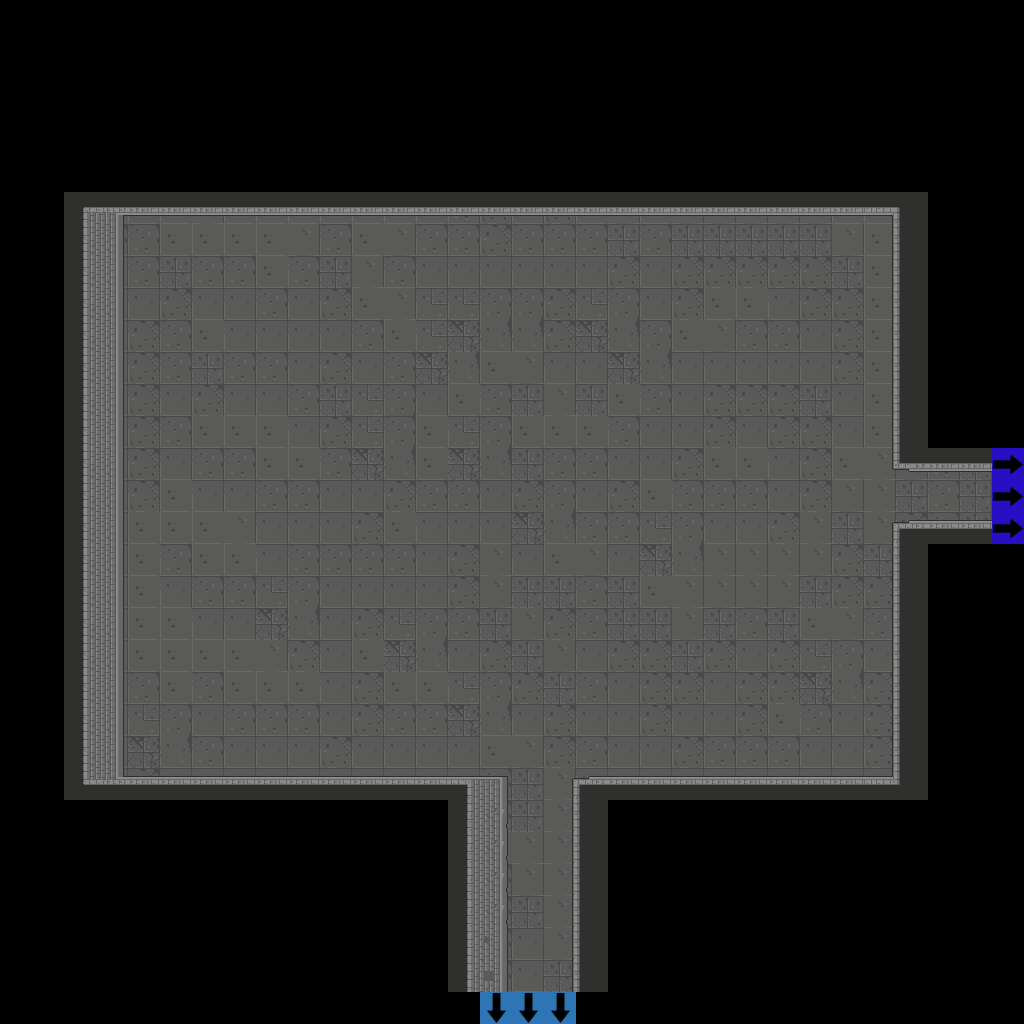

A 2D game scene composited from a Tiled map and its tileset images. What follows is a short description and the map's XML, with each tile layer's data collapsed to a summary:
An orthogonal 32x32 tile map with 32x32 px tiles, 3 tile layers (Floor, Flags, Walls), 2 tilesets.

<map version="1.2" tiledversion="1.2.3" orientation="orthogonal" renderorder="right-down" width="32" height="32" tilewidth="32" tileheight="32" infinite="0" nextlayerid="50" nextobjectid="1">
 <tileset firstgid="1" source="Dungeon_Tileset_2.tsx" />
 <tileset firstgid="321" source="flags.tsx" />
 <layer id="47" name="Floor" width="32" height="32">
  <data>[1024 cells, 521 non-empty, 10 distinct tile ids]</data>
 </layer>
 <layer id="48" name="Flags" width="32" height="32">
  <data>[1024 cells, 6 non-empty, 2 distinct tile ids]</data>
 </layer>
 <layer id="49" name="Walls" width="32" height="32">
  <data>[1024 cells, 147 non-empty, 28 distinct tile ids]</data>
 </layer>
</map>
